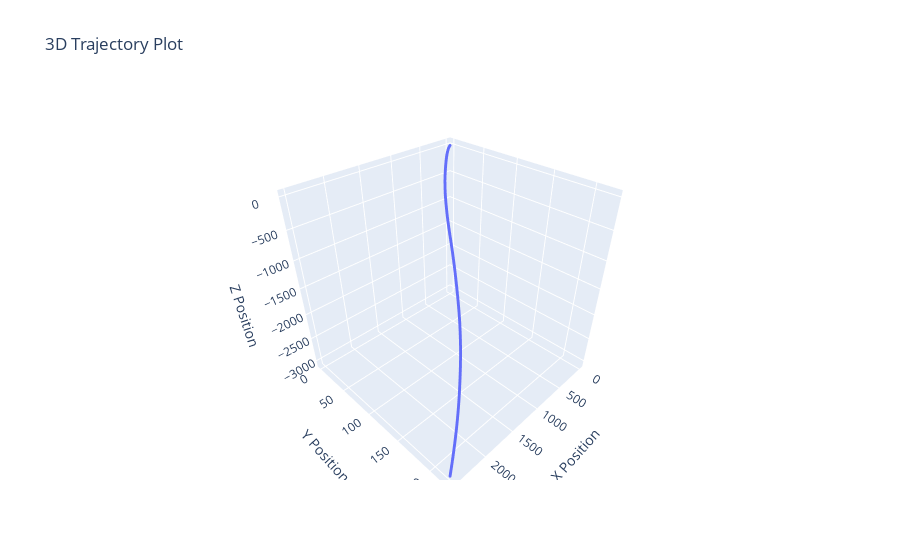

Notebook cell for this chart:
### Code cell
orientation = Rotation.from_quat([1, 0, 0, 0]) # identity quaternion
gravity = np.array([0, 0, -9.81]) 

velocity = np.zeros_like(acc_data)
position = np.zeros_like(acc_data)

for i in range(1, len(acc_data)):
    orientation = orientation * Rotation.from_quat(attitudes[i])

    acc_global = orientation.apply(acc_data[i]) + gravity

    velocity[i] = velocity[i - 1] + acc_global * delta_t
    position[i] = position[i - 1] + velocity[i] * delta_t

plot_trajectory(position)
compute_metrics(position, position_data)

### Figure 1 — Plotly figure (JSON) as saved in the notebook; plotly's stock layout.template omitted (floating-point values rounded to 4 significant figures; data arrays with more than 128 entries replaced by an {"elided": "..."} marker saying what was removed)
{"data": [{"marker": {"size": 1}, "mode": "markers+lines", "type": "scatter3d", "x": {"elided": "5000 float values"}, "y": {"elided": "5000 float values"}, "z": {"elided": "5000 float values"}}], "layout": {"scene": {"xaxis": {"title": {"text": "X Position"}}, "yaxis": {"title": {"text": "Y Position"}}, "zaxis": {"title": {"text": "Z Position"}}}, "title": {"text": "3D Trajectory Plot"}}}
